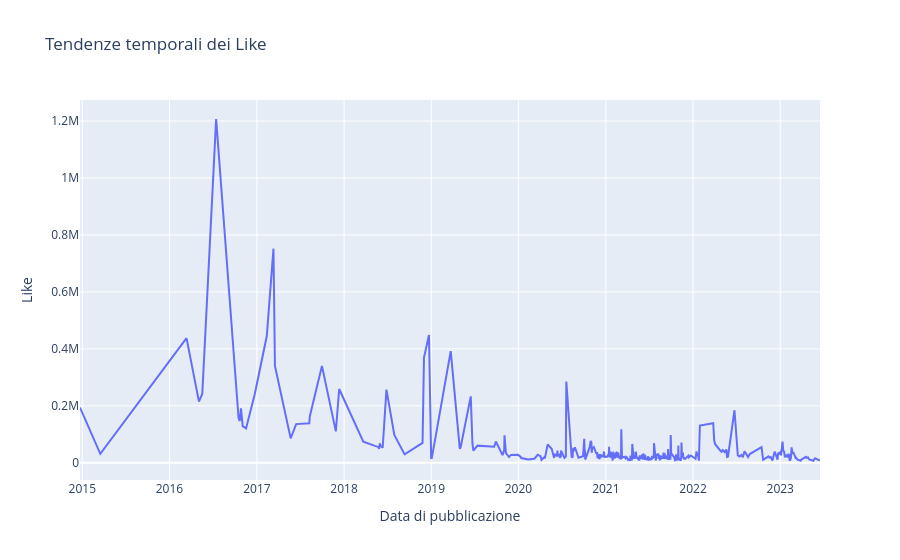
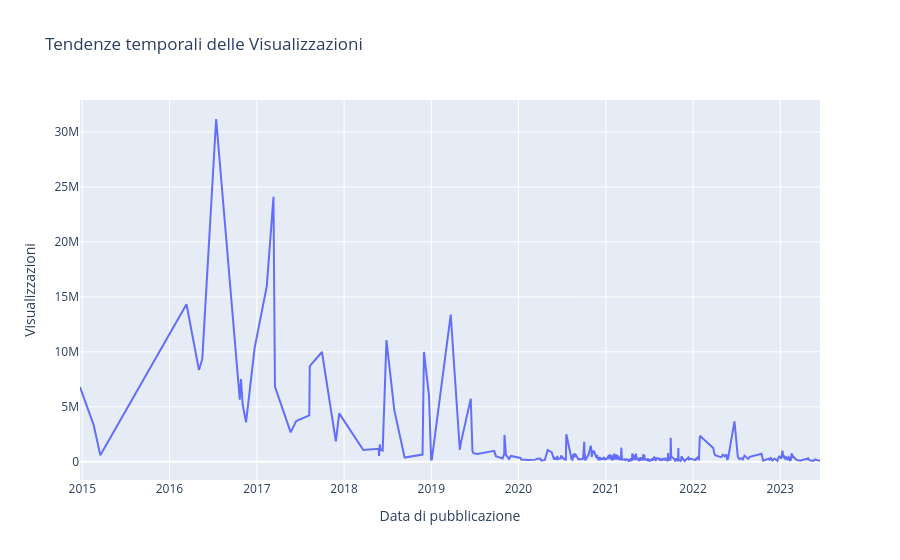
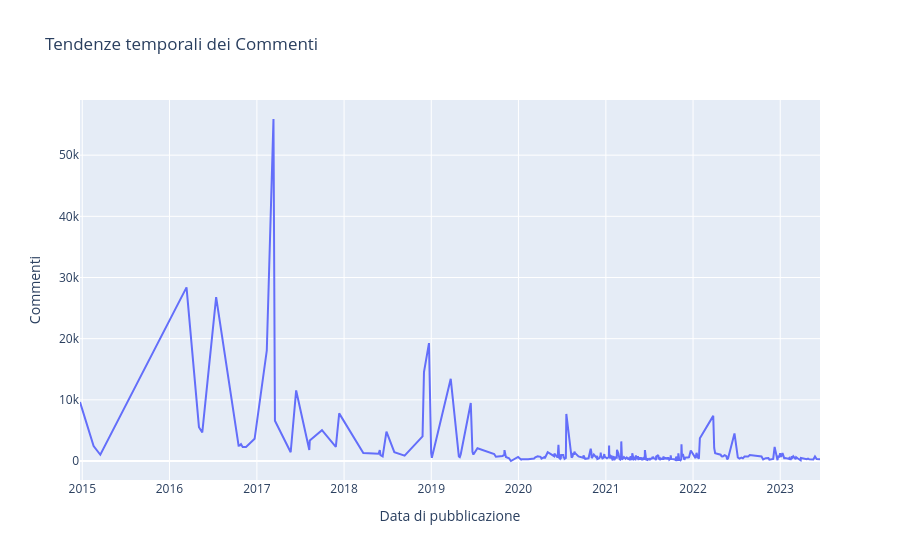

Notebook source saved alongside these figures, in order:
### Code cell
# Ordina il DataFrame in base alla colonna 'Data_di_pubblicazione'
video_data_sorted = video_data.sort_values(by='Data_di_pubblicazione')

# Creazione del grafico per i like
fig_like = go.Figure()
fig_like.add_trace(go.Scatter(x=video_data_sorted['Data_di_pubblicazione'], y=video_data_sorted['N_di_like'],
                    mode='lines',
                    name='Like'))
fig_like.update_layout(title='Tendenze temporali dei Like',
                        xaxis_title='Data di pubblicazione',
                        yaxis_title='Like')

# Creazione del grafico per le visualizzazioni
fig_visualizzazioni = go.Figure()
fig_visualizzazioni.add_trace(go.Scatter(x=video_data_sorted['Data_di_pubblicazione'], y=video_data_sorted['N_di_visualizzazioni'],
                    mode='lines',
                    name='Visualizzazioni'))
fig_visualizzazioni.update_layout(title='Tendenze temporali delle Visualizzazioni',
                                  xaxis_title='Data di pubblicazione',
                                  yaxis_title='Visualizzazioni')

# Creazione del grafico per i commenti
fig_commenti = go.Figure()
fig_commenti.add_trace(go.Scatter(x=video_data_sorted['Data_di_pubblicazione'], y=video_data_sorted['N_di_commenti'],
                    mode='lines',
                    name='Commenti'))
fig_commenti.update_layout(title='Tendenze temporali dei Commenti',
                           xaxis_title='Data di pubblicazione',
                           yaxis_title='Commenti')

# Mostra i grafici
fig_like.show()
fig_visualizzazioni.show()
fig_commenti.show()

### Figure 1 — Plotly figure (JSON) as saved in the notebook; plotly's stock layout.template omitted (floating-point values rounded to 4 significant figures; data arrays with more than 128 entries replaced by an {"elided": "..."} marker saying what was removed)
{"data": [{"mode": "lines", "name": "Like", "type": "scatter", "x": {"elided": "378 str values"}, "y": {"elided": "378 int values"}}], "layout": {"title": {"text": "Tendenze temporali dei Like"}, "xaxis": {"title": {"text": "Data di pubblicazione"}}, "yaxis": {"title": {"text": "Like"}}}}

### Figure 2 — Plotly figure (JSON) as saved in the notebook; plotly's stock layout.template omitted (floating-point values rounded to 4 significant figures; data arrays with more than 128 entries replaced by an {"elided": "..."} marker saying what was removed)
{"data": [{"mode": "lines", "name": "Visualizzazioni", "type": "scatter", "x": {"elided": "378 str values"}, "y": {"elided": "378 int values"}}], "layout": {"title": {"text": "Tendenze temporali delle Visualizzazioni"}, "xaxis": {"title": {"text": "Data di pubblicazione"}}, "yaxis": {"title": {"text": "Visualizzazioni"}}}}

### Figure 3 — Plotly figure (JSON) as saved in the notebook; plotly's stock layout.template omitted (floating-point values rounded to 4 significant figures; data arrays with more than 128 entries replaced by an {"elided": "..."} marker saying what was removed)
{"data": [{"mode": "lines", "name": "Commenti", "type": "scatter", "x": {"elided": "378 str values"}, "y": {"elided": "378 int values"}}], "layout": {"title": {"text": "Tendenze temporali dei Commenti"}, "xaxis": {"title": {"text": "Data di pubblicazione"}}, "yaxis": {"title": {"text": "Commenti"}}}}
